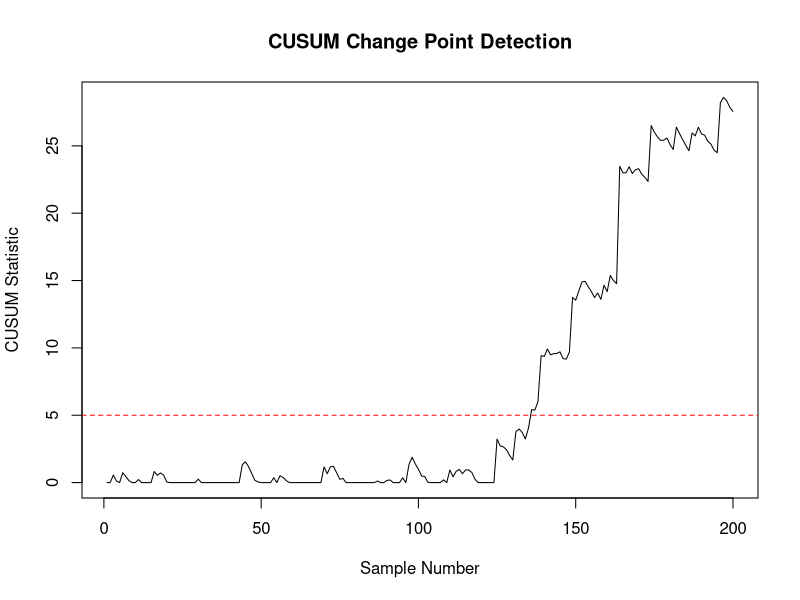

Here is the R script that generated this plot:
## ---- chunk 1
knitr::opts_chunk$set(echo = TRUE)
## ---- chunk 2
# Set the parameters
set.seed(123)  # for reproducibility
n_samples <- 200
mean_f0 <- 0
sd_f0 <- 1
mean_f1 <- 0.5
sd_f1 <- 1.5

# Generate random samples from f0 and f1
samples <- c(rnorm(n_samples / 2, mean_f0, sd_f0), rnorm(n_samples / 2, mean_f1, sd_f1))

# Initialize the CUSUM statistic
S <- rep(0, n_samples)

# Calculate the log-likelihood ratio and CUSUM statistic
for (t in 1:n_samples) {
  L_t <- log(dnorm(samples[t], mean_f1, sd_f1) / dnorm(samples[t], mean_f0, sd_f0))
  S[t] <- max(0, S[t - 1] + L_t)
}

# Plot the CUSUM statistic
plot(1:n_samples, S, type = "l", xlab = "Sample Number", ylab = "CUSUM Statistic", main = "CUSUM Change Point Detection")
abline(h = 5, col = "red", lty = 2)  # Add a threshold line for detection

print(S[200])
